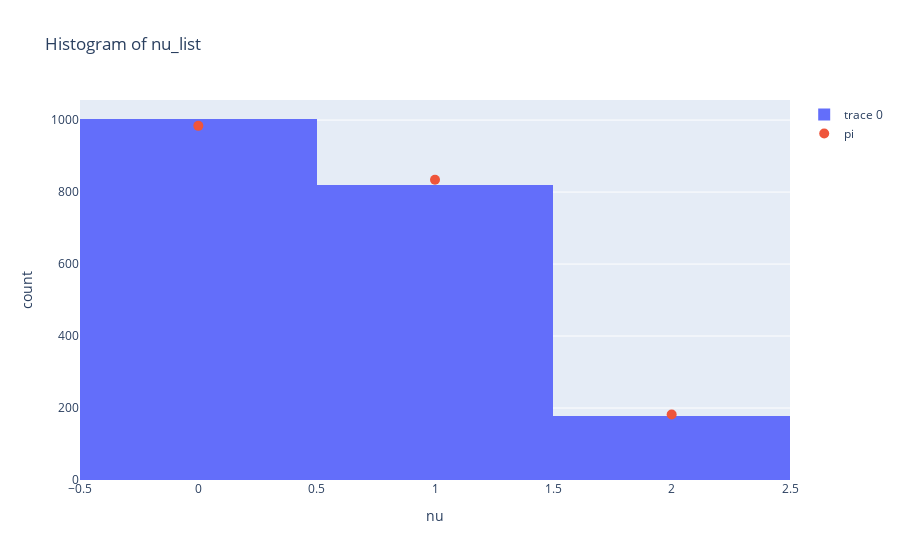

Notebook cell for this chart:
### Markdown cell above
The chain is irreducible and aperiodic, thus it has a unique invariant distribution $\boldsymbol{\pi}$.

### Code cell
eigenvalues,eigenvectors=np.linalg.eig(P.T)
print(eigenvalues)
print(eigenvectors)
#take eigenvector corresponding to eigenvalue equal to 1, it will be our invariant distribution
#we know there is one eigenvalue equal to 1 because P is a stochastic matrix
pi=eigenvectors[:,np.argmin(np.abs(eigenvalues-1))] # we do this to take th closest one in case there were some numerical errors
pi=pi/np.sum(pi)# we normalize the vector to get a probability distribution
print('pi :' ,pi)
print('P*pi :',P.T.dot(pi))# we check that pi is an invariant distribution

fig=go.Figure(data=[go.Histogram(x=nu_list,nbinsx=3)])
#add pi to the plot, markers are to be big
fig.add_trace(go.Scatter(x=[x for x in range(3)],y=nmax*pi,mode='markers',name='pi',marker_size=10))
fig.update_layout(title_text='Histogram of nu_list',xaxis_title_text='nu',yaxis_title_text='count')
fig.show()

### Figure 1 — Plotly figure (JSON) as saved in the notebook; plotly's stock layout.template omitted (floating-point values rounded to 4 significant figures; data arrays with more than 128 entries replaced by an {"elided": "..."} marker saying what was removed)
{"data": [{"nbinsx": 3, "type": "histogram", "x": {"elided": "2001 int values"}}, {"marker": {"size": 10}, "mode": "markers", "name": "pi", "type": "scatter", "x": [0, 1, 2], "y": [984.0, 834.2, 181.8]}], "layout": {"title": {"text": "Histogram of nu_list"}, "xaxis": {"title": {"text": "nu"}}, "yaxis": {"title": {"text": "count"}}}}
